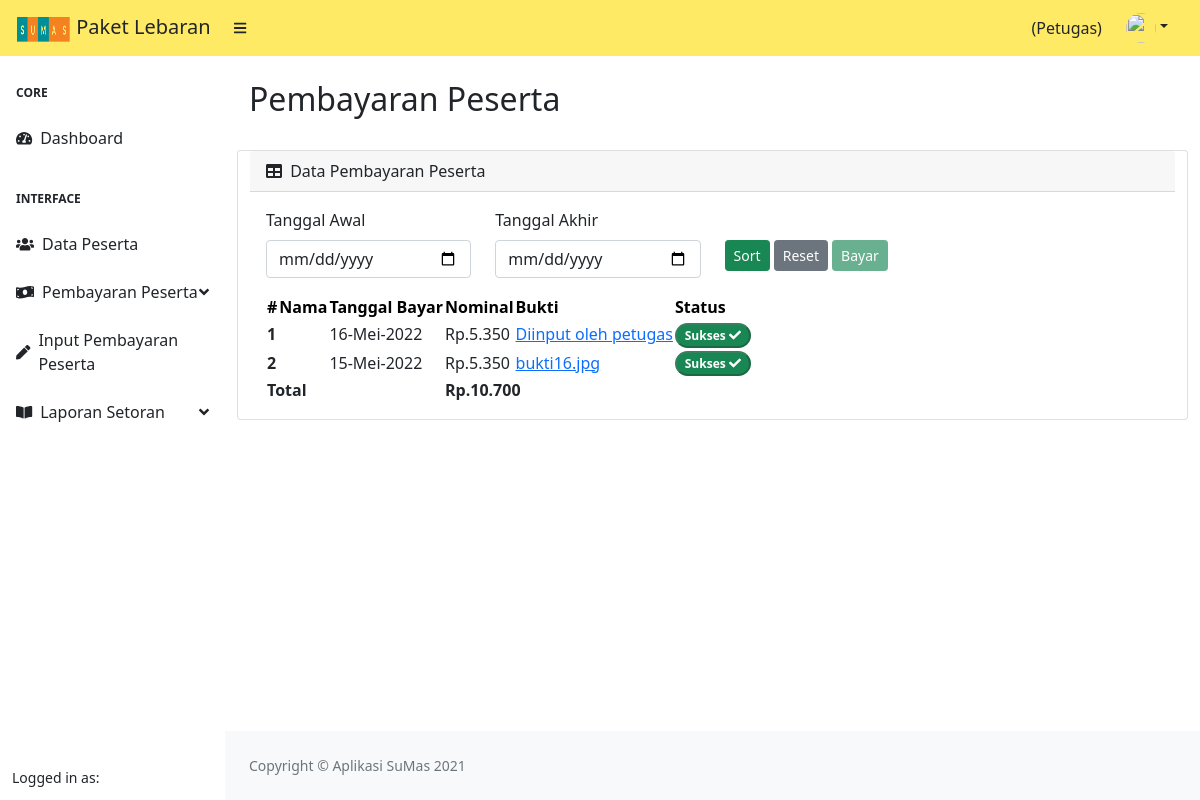
/index.php/petugas/pembayaran_peserta_sukses, run on the app's committed database.
### tables this page shows
CREATE TABLE `pembayaran` (
  `id` int(11) NOT NULL,
  `id_user` int(11) NOT NULL,
  `nama_lengkap` varchar(225) NOT NULL,
  `tanggal` date NOT NULL,
  `nominal` decimal(15,2) NOT NULL,
  `bukti` varchar(225) NOT NULL,
  `status` varchar(50) NOT NULL
);

### application/controllers/Petugas.php (called while the page is built, shortened)
<?php
class Petugas extends CI_Controller
{
    public function __construct()
    {
        $this->load->model('M_DataMaster');
        $this->load->model('M_Petugas');
        $this->load->library('form_validation');
    }
    public function pembayaran_peserta_sukses()
    {
        $data['title'] = 'Pembayaran Peserta';
        $data['user'] = $this->db->get_where('petugas', ['username' => $this->session->userdata('username')])->row_array();
        $data['rows'] = $this->M_Petugas->getDataSukses()->result();
        $data['penyelenggara'] = $this->db->get('penyelenggara')->row();
        $this->load->view('templates/header', $data);
        $this->load->view('templates/sidebar_petugas', $data);
        $this->load->view('petugas/pembayaran_peserta_sukses', $data);
        $this->load->view('templates/footer');
    }
}

### index.php (called while the page is built, shortened)
<?php
require_once BASEPATH.'core/CodeIgniter.php';

### application/models/M_Petugas.php (called while the page is built, shortened)
<?php
class M_Petugas extends CI_Model
{
    public function getDataSukses()
    {
        $status = "pembayaran.status='sukses'";
        $this->db->select('*');
        $this->db->from('pembayaran');
        $this->db->join('user', 'user.id = pembayaran.id_user', 'left');
        $this->db->where($status);
        $this->db->where('id_petugas', $this->session->userdata('id'));
        $this->db->order_by('tanggal', 'DESC');
        return $this->db->get();
    }
}

### application/views/petugas/pembayaran_peserta_sukses.php (the view, shortened to what this page needs)
<?php
function tgl_indo($tgl)
{
    $tanggal = substr($tgl, 8, 2);
    $bulan = getBulan(substr($tgl, 5, 2));
    $tahun = substr($tgl, 0, 4);
    return $tanggal . '-' . $bulan . '-' . $tahun;
}
function getBulan($bln)
{
    switch ($bln) {
        case 5:
            return "Mei";
            break;
    }
}
?>
<div id="layoutSidenav_content">
    <main>
        <div class="container-fluid px-4">
            <h2 class="mt-4"><?= $title;  ?></h2>
            <div class="row">
                <div class="card mb-4">
                    <div class="card-header">
                        <i class="fas fa-table me-1"></i>
                        Data Pembayaran Peserta
                    </div>
                    <div class="card-body">
                        <form action="<?= base_url('petugas/pembayaran_peserta_sukses_by_tanggal') ?>" method="POST" enctype="multipart/form-data">
                            <div class="row mb-3">
                                <div class="col-md-3">
                                    <label for="" class="form-label">Tanggal Awal</label>
                                    <input type="date" name="tgl_awal" id="" class="form-control" min="<?= $penyelenggara->tanggal_mulai; ?>" max="<?= $penyelenggara->tanggal_selesai; ?>" value="<?= set_value('tgl_awal') ?>" required>
                                </div>
                                <div class="col-md-3">
                                    <label for="" class="form-label">Tanggal Akhir</label>
                                    <input type="date" name="tgl_akhir" id="" class="form-control" min="<?= $penyelenggara->tanggal_mulai; ?>" max="<?= $penyelenggara->tanggal_selesai; ?>" value="<?= set_value('tgl_akhir') ?>" required>
                                </div>
                                <div class="col-md-3">
                                    <button type="submit" class="btn btn-success btn-sm" style="margin-top: 32px;">Sort</button>
                                    <a href="<?= base_url('petugas/pembayaran_peserta_sukses') ?>" class="btn btn-secondary btn-sm" style="margin-top: 32px;">Reset</a>
                                    <button class="btn btn-success btn-sm" style="margin-top: 32px;" disabled="true">Bayar</button>
                                </div>
                            </div>
                        </form>
                        <table id="datatablesSimple">
                            <thead>
                                <tr class="table-warning">
                                    <th>#</th>
                                    <th>Nama</th>
                                    <th>Tanggal Bayar</th>
                                    <th>Nominal</th>
                                    <th>Bukti</th>
                                    <th>Status</th>
                                </tr>
                            </thead>
                            <tbody>
                                <?php
                                $count = 0;
                                $jml = 0;
                                foreach ($rows as $row) :
                                    $count = $count + 1;
                                ?>
                                    <tr>
                                        <th scope=" row"><?= $count ?></th>
                                        <td><?= $row->nama_lengkap ?></td>
                                        <?php $tgl = tgl_indo($row->tanggal) ?>
                                        <td><?= $tgl ?></td>
                                        <td>Rp.<?= number_format($row->nominal, 0, ',', '.') ?></td>
                                        <td>
                                            <?php if ($row->bukti == 'dilakukan secara offline') : ?>
                                                <i>dilakukan secara offline</i>
                                            <?php else : ?>
                                                <a href="" data-bs-toggle="modal" data-bs-target="#exampleModal<?= $row->id; ?>"><?= $row->bukti ?></a>
                                            <?php endif; ?>
                                        </td>
                                        <td>
                                            <?php if ($row->status == 'proses') : ?>
                                                <a href="" class="badge rounded-pill bg-warning">proses</a>
                                            <?php else : ?>
                                                <button href="" class="badge rounded-pill bg-success" disabled>Sukses <i class="fas fa-check"></i> </button>
                                            <?php endif; ?>
                                        </td>
                                    </tr>
                                <?php $jml += $row->nominal;
                                endforeach; ?>
                                <tr>
                                    <th colspan="3">Total</th>
                                    <th colspan="2">Rp.<?= number_format($jml, 0, ',', '.') ?></th>
                                </tr>
                            </tbody>
                        </table>
                    </div>
                </div>
            </div>
        </div>
    </main>

### data on the page
pembayaran: tanggal "16-Mei-2022", nominal "5.350", bukti "Diinput oleh petugas"
pembayaran: tanggal "15-Mei-2022", nominal "5.350", bukti "bukti16.jpg"

### other printed values
$title "Pembayaran Peserta"
$jml "10.700"
